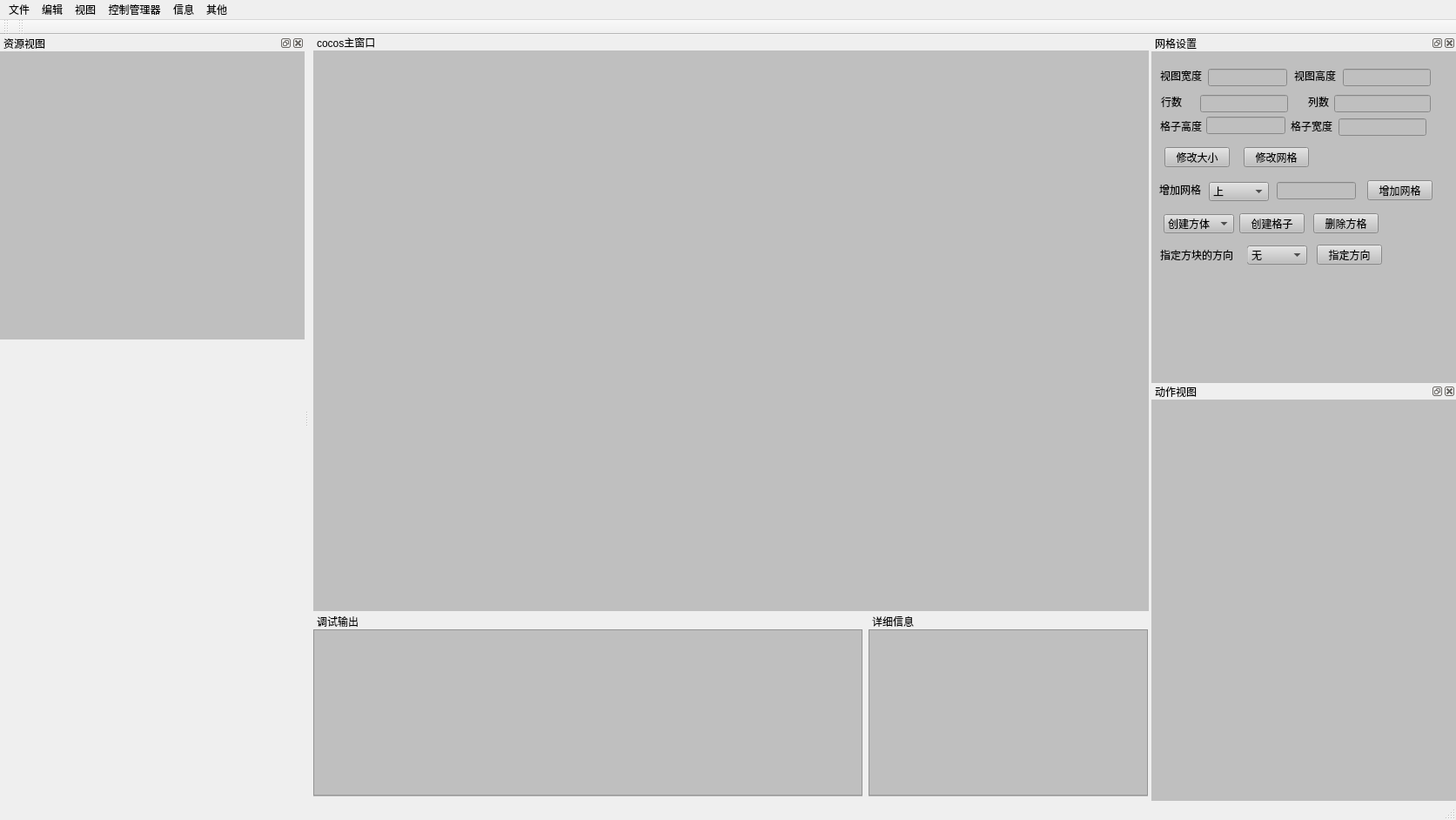
<?xml version="1.0" encoding="UTF-8"?>
<ui version="4.0">
 <class>QTEditor</class>
 <widget class="QMainWindow" name="QTEditor">
  <property name="geometry">
   <rect>
    <x>0</x>
    <y>0</y>
    <width>1673</width>
    <height>942</height>
   </rect>
  </property>
  <property name="minimumSize">
   <size>
    <width>1673</width>
    <height>937</height>
   </size>
  </property>
  <property name="mouseTracking">
   <bool>true</bool>
  </property>
  <property name="windowTitle">
   <string>QT地图编辑器</string>
  </property>
  <widget class="QWidget" name="centralWidget">
   <property name="minimumSize">
    <size>
     <width>990</width>
     <height>5</height>
    </size>
   </property>
   <widget class="QDockWidget" name="logWidget">
    <property name="geometry">
     <rect>
      <x>5</x>
      <y>664</y>
      <width>631</width>
      <height>211</height>
     </rect>
    </property>
    <property name="minimumSize">
     <size>
      <width>631</width>
      <height>211</height>
     </size>
    </property>
    <property name="features">
     <set>QDockWidget::DockWidgetMovable</set>
    </property>
    <property name="windowTitle">
     <string>调试输出</string>
    </property>
    <widget class="QWidget" name="logWidgetContents">
     <property name="minimumSize">
      <size>
       <width>631</width>
       <height>189</height>
      </size>
     </property>
     <property name="styleSheet">
      <string notr="true">background-color: rgb(191, 191, 191);</string>
     </property>
     <widget class="QPlainTextEdit" name="plainTextEdit">
      <property name="geometry">
       <rect>
        <x>0</x>
        <y>0</y>
        <width>631</width>
        <height>191</height>
       </rect>
      </property>
      <property name="minimumSize">
       <size>
        <width>631</width>
        <height>191</height>
       </size>
      </property>
      <property name="lineWidth">
       <number>100</number>
      </property>
      <property name="undoRedoEnabled">
       <bool>true</bool>
      </property>
      <property name="readOnly">
       <bool>false</bool>
      </property>
      <property name="plainText">
       <string/>
      </property>
     </widget>
    </widget>
   </widget>
   <widget class="QDockWidget" name="SceneWidget">
    <property name="geometry">
     <rect>
      <x>5</x>
      <y>-1</y>
      <width>960</width>
      <height>663</height>
     </rect>
    </property>
    <property name="minimumSize">
     <size>
      <width>960</width>
      <height>663</height>
     </size>
    </property>
    <property name="layoutDirection">
     <enum>Qt::LeftToRight</enum>
    </property>
    <property name="features">
     <set>QDockWidget::DockWidgetMovable</set>
    </property>
    <property name="allowedAreas">
     <set>Qt::AllDockWidgetAreas</set>
    </property>
    <property name="windowTitle">
     <string>cocos主窗口</string>
    </property>
    <widget class="QWidget" name="SceneWidgetContents">
     <property name="minimumSize">
      <size>
       <width>960</width>
       <height>640</height>
      </size>
     </property>
     <property name="styleSheet">
      <string notr="true">background-color: rgb(191, 191, 191);</string>
     </property>
     <widget class="QWidget" name="MainWidget" native="true">
      <property name="geometry">
       <rect>
        <x>0</x>
        <y>0</y>
        <width>960</width>
        <height>640</height>
       </rect>
      </property>
      <property name="minimumSize">
       <size>
        <width>960</width>
        <height>640</height>
       </size>
      </property>
     </widget>
    </widget>
   </widget>
   <widget class="QDockWidget" name="infoWidget">
    <property name="geometry">
     <rect>
      <x>643</x>
      <y>664</y>
      <width>321</width>
      <height>211</height>
     </rect>
    </property>
    <property name="minimumSize">
     <size>
      <width>321</width>
      <height>211</height>
     </size>
    </property>
    <property name="acceptDrops">
     <bool>false</bool>
    </property>
    <property name="features">
     <set>QDockWidget::DockWidgetMovable</set>
    </property>
    <property name="allowedAreas">
     <set>Qt::AllDockWidgetAreas</set>
    </property>
    <property name="windowTitle">
     <string>详细信息</string>
    </property>
    <widget class="QWidget" name="infoWidgetContents">
     <property name="minimumSize">
      <size>
       <width>321</width>
       <height>189</height>
      </size>
     </property>
     <property name="styleSheet">
      <string notr="true">background-color: rgb(191, 191, 191);</string>
     </property>
     <widget class="QPlainTextEdit" name="infoText">
      <property name="geometry">
       <rect>
        <x>0</x>
        <y>0</y>
        <width>321</width>
        <height>191</height>
       </rect>
      </property>
      <property name="minimumSize">
       <size>
        <width>321</width>
        <height>191</height>
       </size>
      </property>
     </widget>
    </widget>
   </widget>
  </widget>
  <widget class="QMenuBar" name="menuBar">
   <property name="geometry">
    <rect>
     <x>0</x>
     <y>0</y>
     <width>1673</width>
     <height>23</height>
    </rect>
   </property>
   <widget class="QMenu" name="menuFile">
    <property name="title">
     <string>文件</string>
    </property>
    <addaction name="actionOpen"/>
    <addaction name="actionSave"/>
    <addaction name="actionSava_as"/>
    <addaction name="actionOutputBinary"/>
    <addaction name="actionRelease"/>
    <addaction name="actionPreview"/>
   </widget>
   <widget class="QMenu" name="menuEdit">
    <property name="title">
     <string>编辑</string>
    </property>
    <addaction name="actionAddPlist"/>
    <addaction name="actionFbx_conv"/>
    <addaction name="actionAddModel"/>
   </widget>
   <widget class="QMenu" name="menuView">
    <property name="title">
     <string>视图</string>
    </property>
    <addaction name="actionGrid"/>
    <addaction name="actionResources"/>
    <addaction name="actionLayerManager"/>
    <addaction name="actionTexturePacker"/>
    <addaction name="actionTemplate"/>
    <addaction name="actionExteralView"/>
    <addaction name="actionConfigView"/>
    <addaction name="actionAnimationView"/>
   </widget>
   <widget class="QMenu" name="menuControlManage">
    <property name="title">
     <string>控制管理器</string>
    </property>
    <addaction name="actionBaseProperties"/>
    <addaction name="actionTrigger"/>
    <addaction name="actionMoveProperties"/>
    <addaction name="actionBoxProperties"/>
    <addaction name="actionEntityProperties"/>
    <addaction name="actionCircleProperties"/>
    <addaction name="actionMonsterProperties"/>
    <addaction name="actionMonsterDropProperties"/>
    <addaction name="actionAiProperties"/>
    <addaction name="actionFilterProperties"/>
   </widget>
   <widget class="QMenu" name="menuInfo">
    <property name="title">
     <string>信息</string>
    </property>
    <addaction name="actionVersion"/>
    <addaction name="actionHelp"/>
   </widget>
   <widget class="QMenu" name="menuOther">
    <property name="title">
     <string>其他</string>
    </property>
    <addaction name="actionPreShowPath"/>
    <addaction name="actionKeyboardMapping"/>
   </widget>
   <addaction name="menuFile"/>
   <addaction name="menuEdit"/>
   <addaction name="menuView"/>
   <addaction name="menuControlManage"/>
   <addaction name="menuInfo"/>
   <addaction name="menuOther"/>
  </widget>
  <widget class="QToolBar" name="mainToolBar">
   <attribute name="toolBarArea">
    <enum>TopToolBarArea</enum>
   </attribute>
   <attribute name="toolBarBreak">
    <bool>false</bool>
   </attribute>
  </widget>
  <widget class="QStatusBar" name="statusBar"/>
  <widget class="QToolBar" name="toolBar">
   <property name="windowTitle">
    <string>toolBar</string>
   </property>
   <attribute name="toolBarArea">
    <enum>TopToolBarArea</enum>
   </attribute>
   <attribute name="toolBarBreak">
    <bool>false</bool>
   </attribute>
  </widget>
  <widget class="QDockWidget" name="GridWidget">
   <property name="minimumSize">
    <size>
     <width>350</width>
     <height>400</height>
    </size>
   </property>
   <property name="maximumSize">
    <size>
     <width>350</width>
     <height>400</height>
    </size>
   </property>
   <property name="acceptDrops">
    <bool>true</bool>
   </property>
   <property name="autoFillBackground">
    <bool>false</bool>
   </property>
   <property name="floating">
    <bool>false</bool>
   </property>
   <property name="features">
    <set>QDockWidget::AllDockWidgetFeatures</set>
   </property>
   <property name="windowTitle">
    <string>网格设置</string>
   </property>
   <attribute name="dockWidgetArea">
    <number>2</number>
   </attribute>
   <widget class="QWidget" name="GridWidgetContents">
    <property name="styleSheet">
     <string notr="true">background-color: rgb(191, 191, 191);</string>
    </property>
    <widget class="QLabel" name="label">
     <property name="geometry">
      <rect>
       <x>10</x>
       <y>20</y>
       <width>48</width>
       <height>16</height>
      </rect>
     </property>
     <property name="font">
      <font>
       <pointsize>9</pointsize>
      </font>
     </property>
     <property name="text">
      <string>视图宽度</string>
     </property>
    </widget>
    <widget class="QLabel" name="label_2">
     <property name="geometry">
      <rect>
       <x>164</x>
       <y>20</y>
       <width>48</width>
       <height>16</height>
      </rect>
     </property>
     <property name="text">
      <string>视图高度</string>
     </property>
    </widget>
    <widget class="QLineEdit" name="width_Line">
     <property name="geometry">
      <rect>
       <x>65</x>
       <y>20</y>
       <width>91</width>
       <height>20</height>
      </rect>
     </property>
    </widget>
    <widget class="QLineEdit" name="height_Line">
     <property name="geometry">
      <rect>
       <x>220</x>
       <y>20</y>
       <width>101</width>
       <height>20</height>
      </rect>
     </property>
    </widget>
    <widget class="QLabel" name="label_3">
     <property name="geometry">
      <rect>
       <x>11</x>
       <y>50</y>
       <width>24</width>
       <height>16</height>
      </rect>
     </property>
     <property name="text">
      <string>行数</string>
     </property>
    </widget>
    <widget class="QLabel" name="label_4">
     <property name="geometry">
      <rect>
       <x>180</x>
       <y>50</y>
       <width>24</width>
       <height>16</height>
      </rect>
     </property>
     <property name="text">
      <string>列数</string>
     </property>
    </widget>
    <widget class="QLineEdit" name="row_Line">
     <property name="geometry">
      <rect>
       <x>56</x>
       <y>50</y>
       <width>101</width>
       <height>20</height>
      </rect>
     </property>
    </widget>
    <widget class="QLineEdit" name="col_Line">
     <property name="geometry">
      <rect>
       <x>210</x>
       <y>50</y>
       <width>111</width>
       <height>20</height>
      </rect>
     </property>
    </widget>
    <widget class="QPushButton" name="sizeButton">
     <property name="geometry">
      <rect>
       <x>15</x>
       <y>110</y>
       <width>75</width>
       <height>23</height>
      </rect>
     </property>
     <property name="text">
      <string>修改大小</string>
     </property>
    </widget>
    <widget class="QPushButton" name="gridButton">
     <property name="geometry">
      <rect>
       <x>106</x>
       <y>110</y>
       <width>75</width>
       <height>23</height>
      </rect>
     </property>
     <property name="text">
      <string>修改网格</string>
     </property>
    </widget>
    <widget class="QPushButton" name="deleteGridButton">
     <property name="geometry">
      <rect>
       <x>186</x>
       <y>186</y>
       <width>75</width>
       <height>23</height>
      </rect>
     </property>
     <property name="text">
      <string>删除方格</string>
     </property>
    </widget>
    <widget class="QLabel" name="label_5">
     <property name="geometry">
      <rect>
       <x>10</x>
       <y>80</y>
       <width>54</width>
       <height>12</height>
      </rect>
     </property>
     <property name="text">
      <string>格子高度</string>
     </property>
    </widget>
    <widget class="QLabel" name="label_6">
     <property name="geometry">
      <rect>
       <x>160</x>
       <y>80</y>
       <width>54</width>
       <height>12</height>
      </rect>
     </property>
     <property name="text">
      <string>格子宽度</string>
     </property>
    </widget>
    <widget class="QLineEdit" name="gridHeight">
     <property name="geometry">
      <rect>
       <x>63</x>
       <y>75</y>
       <width>91</width>
       <height>20</height>
      </rect>
     </property>
    </widget>
    <widget class="QLineEdit" name="gridWidth">
     <property name="geometry">
      <rect>
       <x>215</x>
       <y>77</y>
       <width>101</width>
       <height>20</height>
      </rect>
     </property>
    </widget>
    <widget class="QComboBox" name="directSelect">
     <property name="geometry">
      <rect>
       <x>110</x>
       <y>223</y>
       <width>69</width>
       <height>22</height>
      </rect>
     </property>
     <property name="currentIndex">
      <number>0</number>
     </property>
     <item>
      <property name="text">
       <string>无</string>
      </property>
     </item>
     <item>
      <property name="text">
       <string>上</string>
      </property>
     </item>
     <item>
      <property name="text">
       <string>下</string>
      </property>
     </item>
     <item>
      <property name="text">
       <string>左</string>
      </property>
     </item>
     <item>
      <property name="text">
       <string>右</string>
      </property>
     </item>
    </widget>
    <widget class="QPushButton" name="directionButton">
     <property name="geometry">
      <rect>
       <x>190</x>
       <y>222</y>
       <width>75</width>
       <height>23</height>
      </rect>
     </property>
     <property name="text">
      <string>指定方向</string>
     </property>
    </widget>
    <widget class="QLabel" name="label_7">
     <property name="geometry">
      <rect>
       <x>10</x>
       <y>226</y>
       <width>101</width>
       <height>16</height>
      </rect>
     </property>
     <property name="text">
      <string>指定方块的方向</string>
     </property>
    </widget>
    <widget class="QComboBox" name="createComboBox">
     <property name="geometry">
      <rect>
       <x>14</x>
       <y>187</y>
       <width>81</width>
       <height>22</height>
      </rect>
     </property>
     <item>
      <property name="text">
       <string>创建方体</string>
      </property>
     </item>
     <item>
      <property name="text">
       <string>创建斜体</string>
      </property>
     </item>
     <item>
      <property name="text">
       <string>创建浮体</string>
      </property>
     </item>
    </widget>
    <widget class="QPushButton" name="createGridButton">
     <property name="geometry">
      <rect>
       <x>101</x>
       <y>186</y>
       <width>75</width>
       <height>23</height>
      </rect>
     </property>
     <property name="text">
      <string>创建格子</string>
     </property>
    </widget>
    <widget class="QLabel" name="label_9">
     <property name="geometry">
      <rect>
       <x>9</x>
       <y>153</y>
       <width>54</width>
       <height>12</height>
      </rect>
     </property>
     <property name="text">
      <string>增加网格</string>
     </property>
    </widget>
    <widget class="QComboBox" name="addDirectionBox">
     <property name="geometry">
      <rect>
       <x>66</x>
       <y>150</y>
       <width>69</width>
       <height>22</height>
      </rect>
     </property>
     <item>
      <property name="text">
       <string>上</string>
      </property>
     </item>
     <item>
      <property name="text">
       <string>下</string>
      </property>
     </item>
     <item>
      <property name="text">
       <string>左</string>
      </property>
     </item>
     <item>
      <property name="text">
       <string>右</string>
      </property>
     </item>
    </widget>
    <widget class="QLineEdit" name="addGridLine">
     <property name="geometry">
      <rect>
       <x>144</x>
       <y>150</y>
       <width>91</width>
       <height>20</height>
      </rect>
     </property>
    </widget>
    <widget class="QPushButton" name="addGridButton">
     <property name="geometry">
      <rect>
       <x>248</x>
       <y>148</y>
       <width>75</width>
       <height>23</height>
      </rect>
     </property>
     <property name="text">
      <string>增加网格</string>
     </property>
    </widget>
   </widget>
  </widget>
  <widget class="QDockWidget" name="ActionWidget">
   <property name="minimumSize">
    <size>
     <width>350</width>
     <height>300</height>
    </size>
   </property>
   <property name="maximumSize">
    <size>
     <width>350</width>
     <height>500</height>
    </size>
   </property>
   <property name="focusPolicy">
    <enum>Qt::NoFocus</enum>
   </property>
   <property name="contextMenuPolicy">
    <enum>Qt::DefaultContextMenu</enum>
   </property>
   <property name="acceptDrops">
    <bool>false</bool>
   </property>
   <property name="inputMethodHints">
    <set>Qt::ImhNone</set>
   </property>
   <property name="floating">
    <bool>false</bool>
   </property>
   <property name="windowTitle">
    <string>动作视图</string>
   </property>
   <attribute name="dockWidgetArea">
    <number>2</number>
   </attribute>
   <widget class="QWidget" name="dockWidgetContents">
    <property name="styleSheet">
     <string notr="true">background-color: rgb(191, 191, 191);</string>
    </property>
   </widget>
  </widget>
  <widget class="QDockWidget" name="resourcesWidget">
   <property name="enabled">
    <bool>true</bool>
   </property>
   <property name="minimumSize">
    <size>
     <width>350</width>
     <height>350</height>
    </size>
   </property>
   <property name="maximumSize">
    <size>
     <width>99999</width>
     <height>350</height>
    </size>
   </property>
   <property name="autoFillBackground">
    <bool>true</bool>
   </property>
   <property name="features">
    <set>QDockWidget::AllDockWidgetFeatures</set>
   </property>
   <property name="windowTitle">
    <string>资源视图</string>
   </property>
   <attribute name="dockWidgetArea">
    <number>1</number>
   </attribute>
   <widget class="QWidget" name="resourcesWidgetContents">
    <property name="styleSheet">
     <string notr="true">background-color: rgb(191, 191, 191);</string>
    </property>
   </widget>
  </widget>
  <action name="actionOpen">
   <property name="icon">
    <iconset resource="qteditor.qrc">
     <normaloff>:/icon/Resources/open.ico</normaloff>:/icon/Resources/open.ico</iconset>
   </property>
   <property name="text">
    <string>打开</string>
   </property>
  </action>
  <action name="actionSave">
   <property name="icon">
    <iconset resource="qteditor.qrc">
     <normaloff>:/icon/Resources/save.ico</normaloff>:/icon/Resources/save.ico</iconset>
   </property>
   <property name="text">
    <string>保存</string>
   </property>
  </action>
  <action name="actionSava_as">
   <property name="icon">
    <iconset resource="qteditor.qrc">
     <normaloff>:/icon/Resources/save_as.ico</normaloff>:/icon/Resources/save_as.ico</iconset>
   </property>
   <property name="text">
    <string>另存为</string>
   </property>
  </action>
  <action name="actionGrid">
   <property name="icon">
    <iconset resource="qteditor.qrc">
     <normaloff>:/icon/Resources/show.ico</normaloff>:/icon/Resources/show.ico</iconset>
   </property>
   <property name="text">
    <string>网格视图</string>
   </property>
  </action>
  <action name="actionResources">
   <property name="icon">
    <iconset resource="qteditor.qrc">
     <normaloff>:/icon/Resources/show.ico</normaloff>:/icon/Resources/show.ico</iconset>
   </property>
   <property name="text">
    <string>资源视图</string>
   </property>
  </action>
  <action name="actionOpenBg">
   <property name="icon">
    <iconset resource="qteditor.qrc">
     <normaloff>:/icon/Resources/add.ico</normaloff>:/icon/Resources/add.ico</iconset>
   </property>
   <property name="text">
    <string>打开背景</string>
   </property>
  </action>
  <action name="actionAddRes">
   <property name="icon">
    <iconset resource="qteditor.qrc">
     <normaloff>:/icon/Resources/add.ico</normaloff>:/icon/Resources/add.ico</iconset>
   </property>
   <property name="text">
    <string>添加资源</string>
   </property>
  </action>
  <action name="actionOutput">
   <property name="icon">
    <iconset resource="qteditor.qrc">
     <normaloff>:/icon/Resources/output.ico</normaloff>:/icon/Resources/output.ico</iconset>
   </property>
   <property name="text">
    <string>导出Json</string>
   </property>
   <property name="iconText">
    <string>导出</string>
   </property>
  </action>
  <action name="actionAddplist">
   <property name="icon">
    <iconset resource="qteditor.qrc">
     <normaloff>:/icon/Resources/add.ico</normaloff>:/icon/Resources/add.ico</iconset>
   </property>
   <property name="text">
    <string>添加plist文件</string>
   </property>
   <property name="iconText">
    <string>添加plist文件</string>
   </property>
  </action>
  <action name="actionActionAction">
   <property name="text">
    <string>actionAction</string>
   </property>
  </action>
  <action name="actionAction">
   <property name="icon">
    <iconset resource="qteditor.qrc">
     <normaloff>:/icon/Resources/show.ico</normaloff>:/icon/Resources/show.ico</iconset>
   </property>
   <property name="text">
    <string>动作视图</string>
   </property>
  </action>
  <action name="actionProperties">
   <property name="icon">
    <iconset resource="qteditor.qrc">
     <normaloff>:/icon/Resources/show.ico</normaloff>:/icon/Resources/show.ico</iconset>
   </property>
   <property name="text">
    <string>属性视图</string>
   </property>
  </action>
  <action name="actionLayerManager">
   <property name="icon">
    <iconset resource="qteditor.qrc">
     <normaloff>:/icon/Resources/show.ico</normaloff>:/icon/Resources/show.ico</iconset>
   </property>
   <property name="text">
    <string>层管理视图</string>
   </property>
  </action>
  <action name="actionTexturePacker">
   <property name="icon">
    <iconset resource="qteditor.qrc">
     <normaloff>:/icon/Resources/show.ico</normaloff>:/icon/Resources/show.ico</iconset>
   </property>
   <property name="text">
    <string>TexturePacker视图</string>
   </property>
  </action>
  <action name="actionALLOutput">
   <property name="icon">
    <iconset resource="qteditor.qrc">
     <normaloff>:/icon/Resources/output.ico</normaloff>:/icon/Resources/output.ico</iconset>
   </property>
   <property name="text">
    <string>全部导出</string>
   </property>
   <property name="iconText">
    <string>全部导出</string>
   </property>
  </action>
  <action name="actionOutputBinary">
   <property name="icon">
    <iconset resource="qteditor.qrc">
     <normaloff>:/icon/Resources/output.ico</normaloff>:/icon/Resources/output.ico</iconset>
   </property>
   <property name="text">
    <string>导出二进制</string>
   </property>
  </action>
  <action name="actionTemplate">
   <property name="icon">
    <iconset resource="qteditor.qrc">
     <normaloff>:/icon/Resources/show.ico</normaloff>:/icon/Resources/show.ico</iconset>
   </property>
   <property name="text">
    <string>模板视图</string>
   </property>
  </action>
  <action name="actionAddPlist">
   <property name="icon">
    <iconset resource="qteditor.qrc">
     <normaloff>:/icon/Resources/add.ico</normaloff>:/icon/Resources/add.ico</iconset>
   </property>
   <property name="text">
    <string>添加序列帧</string>
   </property>
  </action>
  <action name="actionBaseProperties">
   <property name="icon">
    <iconset resource="qteditor.qrc">
     <normaloff>:/icon/Resources/show.ico</normaloff>:/icon/Resources/show.ico</iconset>
   </property>
   <property name="text">
    <string>基础属性视图</string>
   </property>
  </action>
  <action name="actionActions">
   <property name="icon">
    <iconset resource="qteditor.qrc">
     <normaloff>:/icon/Resources/show.ico</normaloff>:/icon/Resources/show.ico</iconset>
   </property>
   <property name="text">
    <string>动画视图</string>
   </property>
   <property name="iconText">
    <string>动作视图</string>
   </property>
  </action>
  <action name="actionTrigger">
   <property name="icon">
    <iconset resource="qteditor.qrc">
     <normaloff>:/icon/Resources/show.ico</normaloff>:/icon/Resources/show.ico</iconset>
   </property>
   <property name="text">
    <string>触发器视图</string>
   </property>
  </action>
  <action name="actionProperties_3">
   <property name="text">
    <string>Properties</string>
   </property>
  </action>
  <action name="actionPreview">
   <property name="icon">
    <iconset resource="qteditor.qrc">
     <normaloff>:/icon/Resources/Preview.ico</normaloff>:/icon/Resources/Preview.ico</iconset>
   </property>
   <property name="text">
    <string>预览</string>
   </property>
  </action>
  <action name="actionFbx_conv">
   <property name="icon">
    <iconset resource="qteditor.qrc">
     <normaloff>:/icon/Resources/add.ico</normaloff>:/icon/Resources/add.ico</iconset>
   </property>
   <property name="text">
    <string>FBX转换</string>
   </property>
  </action>
  <action name="actionMoveProperties">
   <property name="icon">
    <iconset resource="qteditor.qrc">
     <normaloff>:/icon/Resources/show.ico</normaloff>:/icon/Resources/show.ico</iconset>
   </property>
   <property name="text">
    <string>平移属性视图</string>
   </property>
  </action>
  <action name="actionBoxProperties">
   <property name="icon">
    <iconset resource="qteditor.qrc">
     <normaloff>:/icon/Resources/show.ico</normaloff>:/icon/Resources/show.ico</iconset>
   </property>
   <property name="text">
    <string>矩形刚体视图</string>
   </property>
  </action>
  <action name="actionAddModel">
   <property name="icon">
    <iconset resource="qteditor.qrc">
     <normaloff>:/icon/Resources/add.ico</normaloff>:/icon/Resources/add.ico</iconset>
   </property>
   <property name="text">
    <string>添加模型</string>
   </property>
  </action>
  <action name="actionAddImageRole">
   <property name="icon">
    <iconset resource="qteditor.qrc">
     <normaloff>:/icon/Resources/add.ico</normaloff>:/icon/Resources/add.ico</iconset>
   </property>
   <property name="text">
    <string>添加外部资源</string>
   </property>
  </action>
  <action name="actionExteralView">
   <property name="icon">
    <iconset resource="qteditor.qrc">
     <normaloff>:/icon/Resources/show.ico</normaloff>:/icon/Resources/show.ico</iconset>
   </property>
   <property name="text">
    <string>外部资源视图</string>
   </property>
  </action>
  <action name="actionEntityProperties">
   <property name="icon">
    <iconset resource="qteditor.qrc">
     <normaloff>:/icon/Resources/show.ico</normaloff>:/icon/Resources/show.ico</iconset>
   </property>
   <property name="text">
    <string>实体属性视图</string>
   </property>
  </action>
  <action name="actionCircleProperties">
   <property name="icon">
    <iconset resource="qteditor.qrc">
     <normaloff>:/icon/Resources/show.ico</normaloff>:/icon/Resources/show.ico</iconset>
   </property>
   <property name="text">
    <string>圆形刚体视图</string>
   </property>
  </action>
  <action name="actionVersion">
   <property name="icon">
    <iconset resource="qteditor.qrc">
     <normaloff>:/icon/Resources/open.ico</normaloff>:/icon/Resources/open.ico</iconset>
   </property>
   <property name="text">
    <string>版本信息</string>
   </property>
  </action>
  <action name="actionHelp">
   <property name="icon">
    <iconset resource="qteditor.qrc">
     <normaloff>:/icon/Resources/open.ico</normaloff>:/icon/Resources/open.ico</iconset>
   </property>
   <property name="text">
    <string>帮助</string>
   </property>
  </action>
  <action name="actionMonsterProperties">
   <property name="icon">
    <iconset resource="qteditor.qrc">
     <normaloff>:/icon/Resources/show.ico</normaloff>:/icon/Resources/show.ico</iconset>
   </property>
   <property name="text">
    <string>怪物控制器</string>
   </property>
  </action>
  <action name="actionConfigView">
   <property name="icon">
    <iconset resource="qteditor.qrc">
     <normaloff>:/icon/Resources/show.ico</normaloff>:/icon/Resources/show.ico</iconset>
   </property>
   <property name="text">
    <string>配置视图</string>
   </property>
  </action>
  <action name="actionMonsterDropProperties">
   <property name="icon">
    <iconset resource="qteditor.qrc">
     <normaloff>:/icon/Resources/show.ico</normaloff>:/icon/Resources/show.ico</iconset>
   </property>
   <property name="text">
    <string>怪物掉落属性</string>
   </property>
  </action>
  <action name="actionAiProperties">
   <property name="icon">
    <iconset resource="qteditor.qrc">
     <normaloff>:/icon/Resources/show.ico</normaloff>:/icon/Resources/show.ico</iconset>
   </property>
   <property name="text">
    <string>AI控制器</string>
   </property>
  </action>
  <action name="actionRelease">
   <property name="icon">
    <iconset resource="qteditor.qrc">
     <normaloff>:/icon/Resources/output.ico</normaloff>:/icon/Resources/output.ico</iconset>
   </property>
   <property name="text">
    <string>发布</string>
   </property>
  </action>
  <action name="actionPreShowPath">
   <property name="text">
    <string>预览程序路径</string>
   </property>
  </action>
  <action name="actionFilterProperties">
   <property name="icon">
    <iconset resource="qteditor.qrc">
     <normaloff>:/icon/Resources/show.ico</normaloff>:/icon/Resources/show.ico</iconset>
   </property>
   <property name="text">
    <string>滤镜控制器</string>
   </property>
  </action>
  <action name="actionAnimationView">
   <property name="icon">
    <iconset resource="qteditor.qrc">
     <normaloff>:/icon/Resources/show.ico</normaloff>:/icon/Resources/show.ico</iconset>
   </property>
   <property name="text">
    <string>动画视图</string>
   </property>
  </action>
  <action name="actionKeyboardMapping">
   <property name="text">
    <string>按键映射</string>
   </property>
  </action>
  <zorder>resourcesWidget</zorder>
  <zorder>ActionWidget</zorder>
 </widget>
 <layoutdefault spacing="6" margin="11"/>
 <tabstops>
  <tabstop>width_Line</tabstop>
  <tabstop>height_Line</tabstop>
  <tabstop>row_Line</tabstop>
  <tabstop>col_Line</tabstop>
  <tabstop>gridHeight</tabstop>
  <tabstop>gridWidth</tabstop>
  <tabstop>sizeButton</tabstop>
  <tabstop>gridButton</tabstop>
  <tabstop>createComboBox</tabstop>
  <tabstop>createGridButton</tabstop>
  <tabstop>directSelect</tabstop>
  <tabstop>directionButton</tabstop>
  <tabstop>deleteGridButton</tabstop>
  <tabstop>plainTextEdit</tabstop>
 </tabstops>
 <resources>
  <include location="qteditor.qrc"/>
 </resources>
 <connections/>
</ui>
